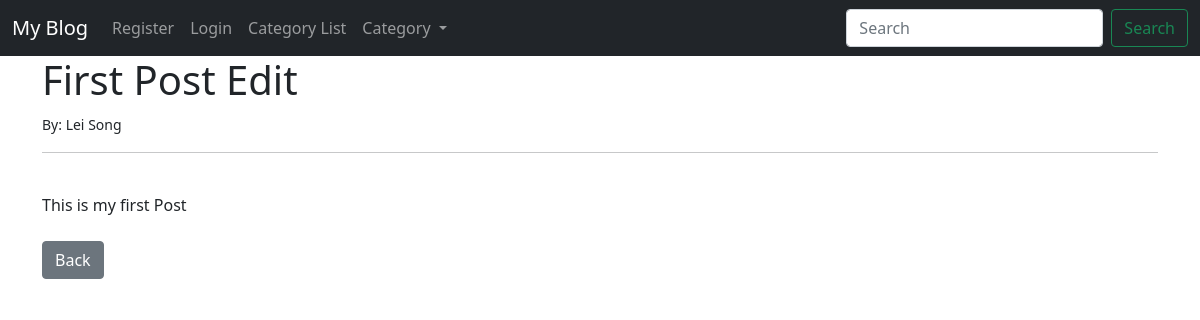
The app's page /article/1 with its own data.
### blog/models.py (models this page shows, shortened)
class Post(models.Model):
    title = models.CharField(max_length=255)
    title_tag = models.CharField(max_length=255)
    auther = models.ForeignKey(User, on_delete=models.CASCADE)
    body = models.TextField()
    post_date = models.DateField(auto_now_add=True)
    category = models.ForeignKey(Category, on_delete=models.CASCADE, default=1)

### blog/views.py (the view)
# urls.py: path('article/<int:pk>', ArticleDetailView.as_view(), name="article-detail"),
class ArticleDetailView(DetailView):
    model = Post
    template_name = "article_detail.html"

### blog/context_processors.py (called while the page is built)
def getCategories(request):
    return {"categories":Category.objects.all()}

### blog/templates/article_detail.html (shortened to what this page needs)
{% extends 'base.html' %}
{% block content %}
    <h1>{{ post.title }}</h1>
    <small>By: {{ post.auther.first_name }}
        {{ post.auther.last_name }}
    </small><br/>
    <hr>
    <br/>
    {{ post.body | safe }}
    <br/><br/>
    <a href="{% url 'home' %}" class="btn btn-secondary">Back</a>
{% endblock %}

### records on screen
Post: title "First Post Edit", auther.first_name "Lei", auther.last_name "Song", body "This is my first Post"
